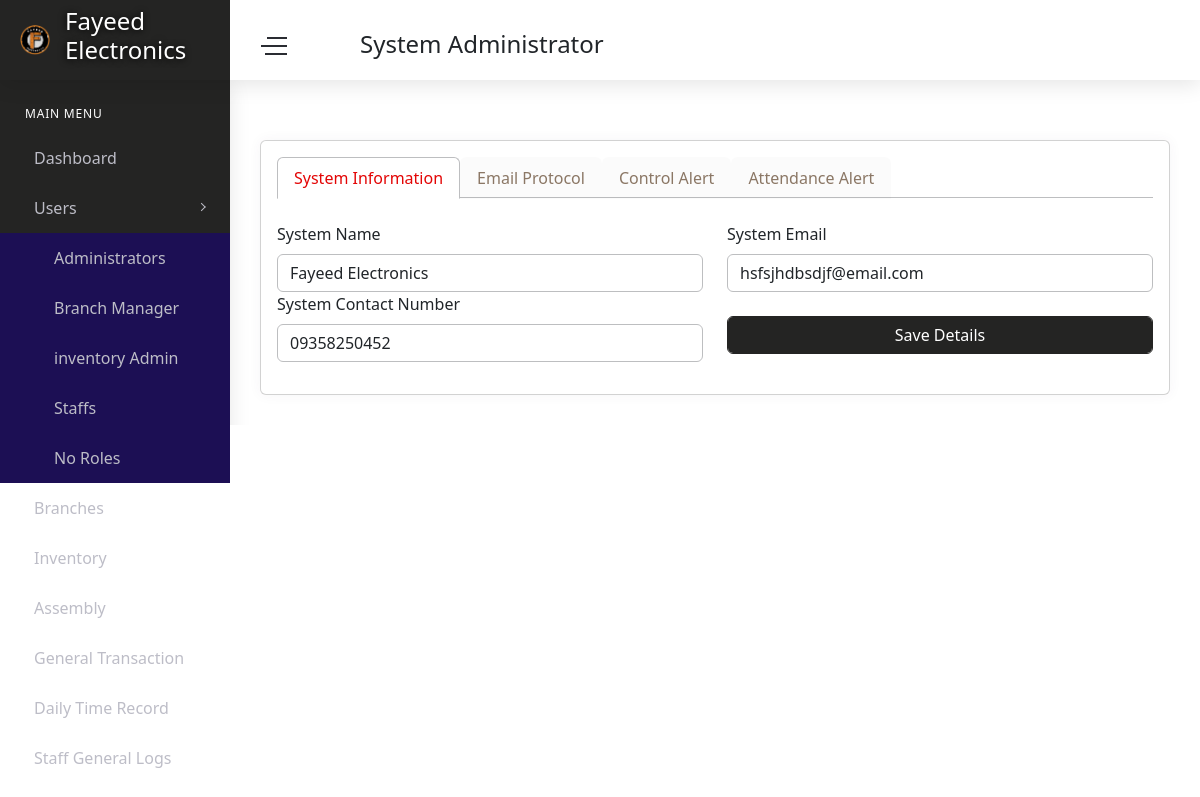
The app's page /admin/settings.php (signed in) with its own data.
### tables this page shows
CREATE TABLE `settings` (
  `SettingsId` int(11) NOT NULL,
  `System_Name` varchar(255) NOT NULL,
  `System_Email` varchar(255) NOT NULL,
  `System_number` varchar(255) NOT NULL,
  `Smtp_email` varchar(255) NOT NULL,
  `Smatp_password` varchar(255) NOT NULL,
  `Smtp_Provider` varchar(255) NOT NULL,
  `Smtp_port` varchar(25) NOT NULL,
  `System_link` varchar(100) NOT NULL,
  `product_control` int(11) NOT NULL,
  `latetimein_morning` varchar(30) NOT NULL,
  `latetimein_afternoon` varchar(30) NOT NULL
);

CREATE TABLE `users` (
  `usersID` int(11) NOT NULL,
  `username` varchar(100) DEFAULT NULL,
  `profile` varchar(255) DEFAULT 'user.png',
  `cover_photo` varchar(255) DEFAULT 'fayeedcover.png',
  `usersFirstName` varchar(50) NOT NULL,
  `usersLastName` varchar(50) NOT NULL,
  `age` int(11) DEFAULT NULL,
  `Address` varchar(100) NOT NULL,
  `CellNumber` varchar(20) DEFAULT NULL,
  `email` varchar(100) NOT NULL,
  `password` varchar(225) DEFAULT NULL,
  `code` int(11) NOT NULL,
  `status` text NOT NULL,
  `roles` int(1) DEFAULT 2
);

### admin/settings.php (the view, shortened to what this page needs)
<?php include 'head.php'?>
<body>
    <div id="main-wrapper">
        <div class="nav-header">
            <a href="index.html" class="brand-logo">
                <img class="logo-abbr" src="../images/site/fayeed.png" alt="">
                <h4 class="brand-title"><?php echo $settings['System_Name']?></h4>
            </a>
            <div class="nav-control">
                <div class="hamburger">
                    <span class="line"></span><span class="line"></span><span class="line"></span>
                </div>
            </div>
        </div>
        <?php include 'header.php'; include 'sidebar.php'?>
        <div class="content-body">
            <div class="container-fluid">
                <div class="row page-titles mx-0">
                </div>
                <div class="row">
                    <div class="col-md-12">
                        <div class="card">
                            <div class="card-body">
                                <div class="default-tab">
                                    <ul class="nav nav-tabs" role="tablist">
                                        <li class="nav-item">
                                            <a class="nav-link active" data-toggle="tab" href="#home">System Information</a>
                                        </li>
                                        <li class="nav-item">
                                            <a class="nav-link" data-toggle="tab" href="#profile">Email Protocol</a>
                                        </li>
                                        <li class="nav-item">
                                            <a class="nav-link" data-toggle="tab" href="#alert">Control Alert</a>
                                        </li>
                                        <li class="nav-item">
                                            <a class="nav-link" data-toggle="tab" href="#attendance">Attendance Alert</a>
                                        </li>
                                    </ul>
                                    <div class="tab-content">
                                        <div class="tab-pane fade show active" id="home" role="tabpanel">
                                            <div class="pt-4">
                                               <form action="" method="post">
                                                    <div class="row">
                                                        <div class="col-6">
                                                            <label for="1">System Name</label>
                                                            <input type="text" name="name" id="" class="form-control" value="<?php echo $settings['System_Name']?>">
                                                        </div>
                                                        <div class="col-6">
                                                            <label for="1">System Email</label>
                                                            <input type="email" name="email" id="" class="form-control"  value="<?php echo $settings['System_Email']?>">
                                                        </div>
                                                        <div class="col-6">
                                                            <label for="1">System Contact Number</label>
                                                            <input type="number" name="number" id="" class="form-control"  value="<?php echo $settings['System_number']?>">
                                                        </div>
                                                        <div class="col-6">
                                                            <button type="submit" name="set1" class="btn btn-primary form-control mt-4">Save Details</button>
                                                        </div>
                                                    </div>
                                               </form>
                                            </div>
                                        </div>
                                    </div>
                                </div>
                            </div>
                        </div>
                    </div>
                </div>
            </div>
        </div>
    </div>
</body>
</html>

### admin/header.php (shortened to what this page needs)
<div class="header">
            <div class="header-content">
                <nav class="navbar navbar-expand">
                    <div class="collapse navbar-collapse justify-content-between">
                        <div class="header-left">
                        <div class="search_bar dropdown mt-3">
                                    <h4><?php echo $title?></h4>
                            </div>
                        </div>
                        <ul class="navbar-nav header-right">
                            <li class="nav-item dropdown notification_dropdown">
                                <a class="nav-link" href="#" role="button" data-toggle="dropdown">
                                </a>
                            </li>
                            <li class="nav-item dropdown header-profile">
                                <a class="nav-link" href="#" role="button" data-toggle="dropdown">
                                </a>
                            </li>
                        </ul>
                    </div>
                </nav>
            </div>
        </div>

### records on screen
settings: System_Name "Fayeed Electronics", name "Fayeed Electronics", email "hsfsjhdbsdjf@email.com", number "09358250452"
users: roles "System Administrator"
